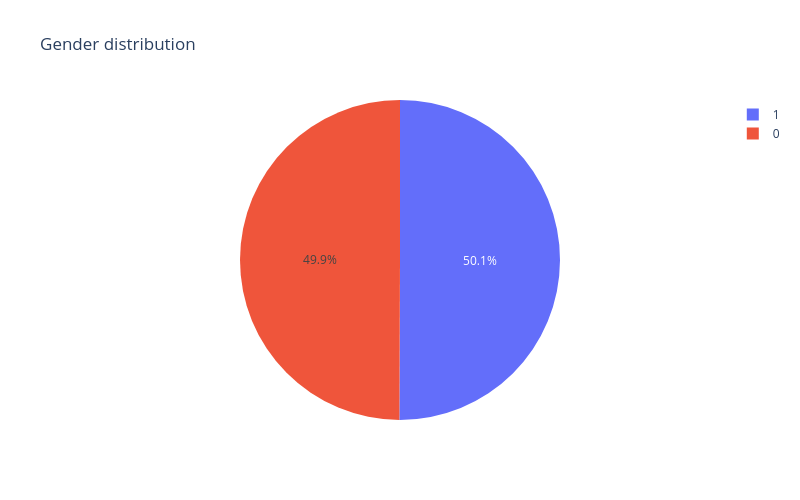

The cell this chart's notebook holds for it:
### Code cell
df_gender = (
    df_core["gender"]
    .value_counts()
    .reset_index()
)

px.pie(df_gender, values="count", names="gender", title="Gender distribution")

### Figure 1 — Plotly figure (JSON) as saved in the notebook; plotly's stock layout.template omitted (floating-point values rounded to 4 significant figures)
{"data": [{"domain": {"x": [0, 1], "y": [0, 1]}, "hovertemplate": "gender=%{label}<br>count=%{value}<extra></extra>", "labels": [1, 0], "legendgroup": "", "name": "", "showlegend": true, "type": "pie", "values": [4194, 4184]}], "layout": {"height": 500, "legend": {"tracegroupgap": 0}, "title": {"text": "Gender distribution"}, "width": 800}}
